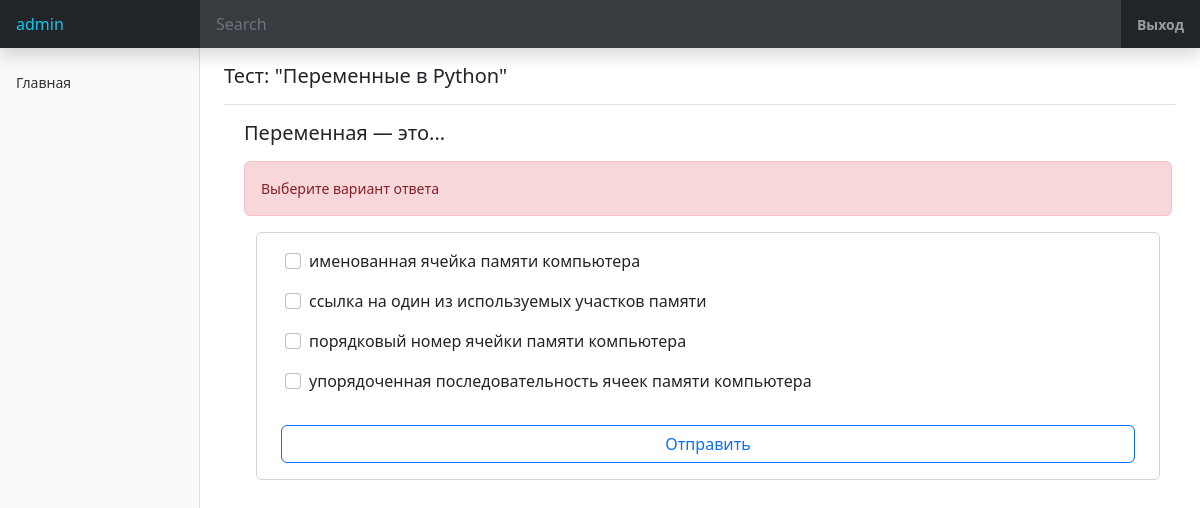
/quest/2/ (signed in), run on the app's committed database.
### quizApp/models.py (models this page shows, shortened)
class Questions(models.Model):
    title = models.TextField(verbose_name='Вопрос')
    group = models.ForeignKey(
        GroupTest, on_delete=models.CASCADE, verbose_name='Набор тестов'
    )
    class Meta:
        verbose_name = 'Вопрос'
        verbose_name_plural = 'Вопросы'

class GroupTest(models.Model):
    name = models.CharField(max_length=128, verbose_name='Название')
    class Meta:
        verbose_name = 'Набор тестов'
        verbose_name_plural = 'Наборы тестов'

class Answers(models.Model):
    test = models.ForeignKey(
        Questions, on_delete=models.CASCADE, verbose_name='Тест'
    )
    text = models.TextField(verbose_name='Вариант ответа')
    correct = models.BooleanField(default=False, verbose_name='Верный ответ')
    class Meta:
        verbose_name = 'Вариант ответа'
        verbose_name_plural = 'Варианты ответов'

### quizApp/views.py (the view)
# urls.py: path('quest/<int:pk>/', TestView.as_view(), name='quest'),
class TestView(LoginRequiredMixin, ListView):
    template_name = 'quest.html'
    context_object_name = 'quest'
    def get_queryset(self):
        group = get_object_or_404(GroupTest, pk=self.kwargs.get('pk'))
        quest_lst = list(
            Questions.objects.filter(group=group).values_list('pk', flat=True)
        )
        if 'idx' not in self.request.session:
            self.request.session['idx'] = 0
        self.idx = quest_lst[self.request.session['idx']]
        queryset = get_object_or_404(Questions, pk=self.idx)
        return queryset
    def get_context_data(self, **kwargs):
        context = super().get_context_data(**kwargs)
        context['questions'] = Answers.objects.filter(test=self.idx)
        if self.request.session.get('Validate'):
            context['validate'] = 'Выберите вариант ответа'
        return context

### templates/quest.html (shortened to what this page needs)
{% extends 'default.html' %}
{% block title_page %}Тест: "{{ quest.group.name }}"{% endblock %}
{% block content %}
    <h1 class="h5">{{ quest.title|linebreaks }}</h1>
    {% if validate %}
        <div class="alert alert-danger" role="alert">{{ validate }}</div>
    {% endif %}
    <div class="container-fluid">
    <form action="{% url 'quizApp:answer' %}" method="post">
        <fieldset class="form-control pt-3 pb-3">
            {% for item in questions %}
                <div class="form-check mx-3 mb-3">
                    <input class="form-check-input" id="{{ item.pk }}" type="checkbox" name="answer" value="{{ item.pk }}">
                    <label class="form-check-label" for="{{ item.pk }}">{{ item.text }}</label>
                </div>
            {% endfor %}
            <div class="container-fluid pt-3">
                <button type="submit" class="form-control btn btn-outline-primary" id="btn">Отправить</button>
            </div>
        </fieldset>
    </form>
    </div>
{% endblock content %}

### templates/default.html (shortened to what this page needs)
<!doctype html>
<html lang="en">
  <head>
    {% load static %}
    <link href="{% static 'css/bootstrap.min.css' %}" rel="stylesheet">
    <link href="{% static 'css/dashboard.css' %}" rel="stylesheet">
  </head>
  <body>
    <header class="navbar navbar-dark sticky-top bg-dark flex-md-nowrap p-0 shadow">
        <span class="text-navbar-brand text-info col-md-3 col-lg-2 me-0 px-3 fs-6">
            {% if not request.user.is_authenticated %}Вы не авторизованы{% else %}{{ request.user.username }}{% endif %}
        </span>
        <input class="form-control form-control-dark w-100 rounded-0 border-0" type="text" placeholder="Search" aria-label="Search">
        <div class="navbar-nav">
            <div class="nav-item text-nowrap">
                {% if request.user.is_authenticated %}
                    <a class="nav-link fw-bolder px-3" href="/accounts/logout/">Выход</a>
                {% else %}
                    <a class="nav-link fw-bolder px-3" href="/accounts/login/">Вход</a>
                {% endif %}
            </div>
        </div>
    </header>
    <div class="container-fluid">
      <div class="row">
        <nav id="sidebarMenu" class="col-md-3 col-lg-2 d-md-block bg-light sidebar collapse">
          <div class="position-sticky pt-3 sidebar-sticky">
              <ul class="nav flex-column">
                  <li class="nav-item">
                      <a class="nav-link" aria-current="page" href="{% url 'quizApp:index' %}">
                          <span class="align-text-bottom">Главная</span>
                      </a>
                  </li>
                  {% if request.user.is_authenticated %}
                      <li class="nav-item">
                          <a class="nav-link" aria-current="page" href="#">
                          </a>
                      </li>
                      <li class="nav-item">
                          <a class="nav-link" href="#">
                          </a>
                      </li>
                      <li class="nav-item">
                          <a class="nav-link" href="#">
                          </a>
                      </li>
                  {% endif %}
              </ul>
          </div>
        </nav>
        <main class="col-md-9 ms-sm-auto col-lg-10 px-md-4">
          <div class="d-flex justify-content-between flex-wrap flex-md-nowrap align-items-center pt-3 pb-2 mb-3 border-bottom">
            <h1 class="h5">{% block title_page %}Выберите тест (необходима регистрация на сайте){% endblock %}</h1>
          </div>
          <div class="container-fluid m-2">
            {% block content %}{% endblock content %}
          </div>
        </main>
      </div>
    </div>
  </body>
</html>

### static/css/dashboard.css (style rules this page uses)
body { font-size: .875rem; }
.sidebar { position: fixed; top: 0; bottom: 0; left: 0; z-index: 100; padding: 48px 0 0; box-shadow: inset -1px 0 0 rgba(0, 0, 0, .1); }
.sidebar-sticky { height: calc(100vh - 48px); overflow-x: hidden; overflow-y: auto; }
.sidebar .nav-link { font-weight: 500; color: #333; }
.navbar .form-control { padding: .75rem 1rem; }
.form-control-dark { color: #fff; background-color: rgba(255, 255, 255, .1); border-color: rgba(255, 255, 255, .1); }

### data on the page
Questions: group.name "Переменные в Python", title "Переменная — это..."
Answers: text "именованная ячейка памяти компьютера"
Answers: text "ссылка на один из используемых участков памяти"
Answers: text "порядковый номер ячейки памяти компьютера"
Answers: text "упорядоченная последовательность ячеек памяти компьютера"

### other printed values
{{ request.user.username }} "admin"
{{ validate }} "Выберите вариант ответа"
